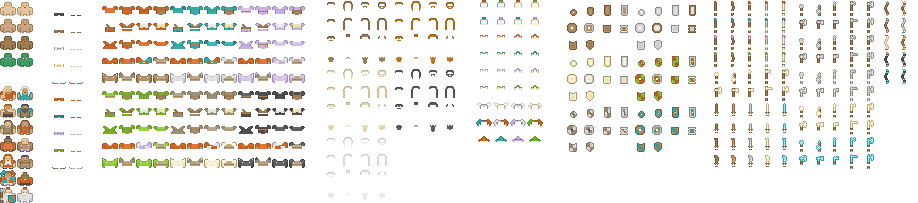
#> input picture examples/rpg_demo/assets/roguelikeChar_transparent.png, 918 x 203 px; its folder holds only this picture in this run
$ python isometric_cliff_mountain_prefab_builder.py --source ../examples/rpg_demo/assets/roguelikeChar_transparent.png --output-dir out
#> lines starting #> are read from the running program, lines starting #| are printed output that depends on the picture
#!/usr/bin/env python3
"""Build a reference-style prefab pack from the isometric cliff/mountain atlas."""

from __future__ import annotations

import argparse
import json
from pathlib import Path

from PIL import Image, ImageDraw


CHUNKS = [
    {
        "role": "level_0_wide_base_cliff",
        "category": "level_chunk",
        "box": (7, 569, 270, 756),
        "default_position": (88, 315),
        "height_level": 0,
        "walkable": True,
        "notes": "Wide green grey-rock base cliff from the isometric atlas.",
    },
    {
        "role": "level_1_right_plateau_cliff",
        "category": "level_chunk",
        "box": (276, 571, 450, 753),
        "default_position": (292, 238),
        "height_level": 1,
        "walkable": True,
        "notes": "Mid-height right plateau with matching mossy cliff support.",
    },
    {
        "role": "level_2_left_plateau_cliff",
        "category": "level_chunk",
        "box": (562, 571, 666, 756),
        "default_position": (226, 164),
        "height_level": 2,
        "walkable": True,
        "notes": "Narrow upper cliff pillar used as a supported level-2 landing.",
    },
    {
        "role": "level_3_castle_ready_plateau",
        "category": "castle_chunk",
        "box": (7, 0, 267, 196),
        "default_position": (310, 52),
        "height_level": 3,
        "walkable": True,
        "notes": "Highest wide castle-ready plateau; its cliff body is kept under the floor.",
    },
    {
        "role": "route_0_to_1_ramp_with_wall",
        "category": "route_chunk",
        "box": (951, 620, 1128, 756),
        "default_position": (178, 278),
        "height_level": 1,
        "from_level": 0,
        "to_level": 1,
        "walkable": True,
        "climbable": True,
        "notes": "Lower diagonal ramp chunk; the sprite includes wall height.",
    },
    {
        "role": "route_1_to_2_switchback_with_wall",
        "category": "route_chunk",
        "box": (1219, 147, 1379, 229),
        "default_position": (205, 208),
        "height_level": 2,
        "from_level": 1,
        "to_level": 2,
        "walkable": True,
        "climbable": True,
        "notes": "Switchback ramp chunk from the isometric atlas.",
    },
    {
        "role": "route_2_to_3_high_path_with_wall",
        "category": "route_chunk",
        "box": (1221, 32, 1340, 129),
        "default_position": (284, 124),
        "height_level": 3,
        "from_level": 2,
        "to_level": 3,
        "walkable": True,
        "climbable": True,
        "notes": "Upper grey cliff connector into the castle-height platform.",
    },
    {
        "role": "small_side_plateau",
        "category": "variation_chunk",
        "box": (1405, 896, 1524, 976),
        "default_position": (22, 393),
        "height_level": 0,
        "walkable": True,
        "notes": "Small side plateau for widening or alternate layouts.",
    },
    {
        "role": "small_round_column",
        "category": "variation_chunk",
        "box": (1306, 897, 1390, 976),
        "default_position": (475, 300),
        "height_level": 1,
        "walkable": True,
        "notes": "Small round cliff column for optional side levels.",
    },
]


PRESET_OFFSETS = {
    "reference": {},
    "wide": {
        "level_0_wide_base_cliff": (-50, 20),
        "small_side_plateau": (-35, 10),
        "level_1_right_plateau_cliff": (95, 18),
        "small_round_column": (80, 15),
        "level_2_left_plateau_cliff": (-35, -10),
        "route_0_to_1_ramp_with_wall": (20, 12),
        "route_1_to_2_switchback_with_wall": (-18, -4),
        "level_3_castle_ready_plateau": (24, -5),
    },
    "high_castle": {
        "level_2_left_plateau_cliff": (0, -30),
        "route_1_to_2_switchback_with_wall": (0, -18),
        "route_2_to_3_high_path_with_wall": (0, -54),
        "level_3_castle_ready_plateau": (0, -78),
    },
}


def parse_args() -> argparse.Namespace:
    parser = argparse.ArgumentParser(description="Build an isometric cliff mountain prefab pack.")
    parser.add_argument("--source", required=True, type=Path)
    parser.add_argument("--output-dir", required=True, type=Path)
    parser.add_argument("--name", default="isometric_cliff_green")
    return parser.parse_args()


def main() -> None:
    args = parse_args()
    args.output_dir.mkdir(parents=True, exist_ok=True)
    chunks_dir = args.output_dir / "prefab_chunks"
    chunks_dir.mkdir(exist_ok=True)
    for old in chunks_dir.glob("*.png"):
        old.unlink()

    source = Image.open(args.source).convert("RGBA")
#> source is the input picture: PIL image 918x203 RGBA; mean R, G, B, A 22.7, 21.2, 17, 36.6
    assets = []
    for spec in CHUNKS:
        sprite = crop_alpha(source, spec["box"])
        file_name = f"{args.name}_{spec['role']}.png"
        sprite.save(chunks_dir / file_name)
        x, y = spec["default_position"]
        asset = {
            "id": f"{args.name}_{spec['role']}",
            "role": spec["role"],
            "category": spec["category"],
            "file": f"prefab_chunks/{file_name}",
            "source_rect": {
                "x": spec["box"][0],
                "y": spec["box"][1],
                "width": spec["box"][2] - spec["box"][0],
                "height": spec["box"][3] - spec["box"][1],
            },
            "default_position": {"x": x, "y": y},
            "sprite_size": {"width": sprite.width, "height": sprite.height},
            "height_level": spec["height_level"],
            "from_level": spec.get("from_level"),
            "to_level": spec.get("to_level"),
            "walkable": spec.get("walkable", False),
            "climbable": spec.get("climbable", False),
            "visual_includes_wall": True,
            "notes": spec["notes"],
        }
        assets.append(asset)
#> this loop made 9 passes
#> (bbox in crop_alpha, x1 in crop_alpha, y1 in crop_alpha, x2 in crop_alpha, y2 in crop_alpha) on pass 4: ((0, 2, 260, 196), 0, 0, 260, 196)
#> after the loop, assets = 9 items

    write_chunk_manifest(args.output_dir / "prefab_chunk_manifest.json", args.name, assets)
    write_chunk_atlas(args.output_dir / "prefab_chunk_atlas.png", assets, args.output_dir)
#> in write_tiled_image, `rows = (len(assets) + cols - 1) // cols`: rows = 3
#> in write_tiled_image, `x = (index % cols) * cell_w`: x = 0
#> in write_tiled_image, `atlas.convert("RGBA" if transparent else "RGB").save(path)`:
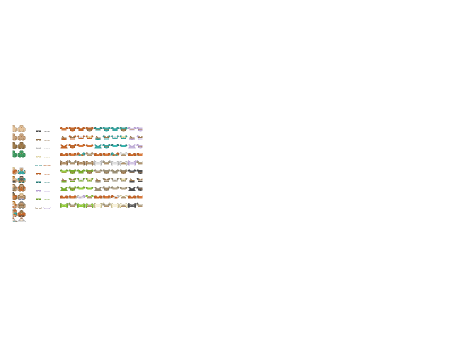
#> saved as prefab_chunk_atlas.png: PIL image 930x720 RGBA (shown at 1/2 size); mean R, G, B, A 2.7, 2.5, 1.8, 4.4; transparent parts drawn white
    write_chunk_atlas_preview(args.output_dir / "prefab_chunk_atlas_preview.png", assets, args.output_dir)
#> call 2 of write_tiled_image, with transparent = False, labels = True
#> in write_tiled_image (call 2), `atlas.convert("RGBA" if transparent else "RGB").save(path)`:
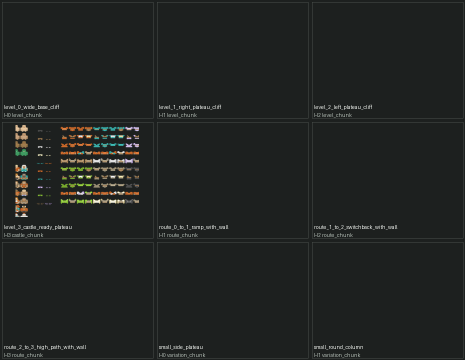
#> saved as prefab_chunk_atlas_preview.png: PIL image 930x720 RGB (shown at 1/2 size); mean R, G, B 32.8, 35.5, 33.9

    prefab = compose_prefab(args.output_dir, assets, "reference")
    prefab.save(args.output_dir / "prefab.png")
    write_preview(args.output_dir / "prefab_preview.png", prefab, "REFERENCE")
    manifest = build_prefab_manifest(args.name, prefab.size, assets)
    (args.output_dir / "prefab_manifest.json").write_text(json.dumps(manifest, indent=2), encoding="utf-8")
    write_path_debug(args.output_dir / "prefab_path_debug.png", prefab, manifest)

    previews_dir = args.output_dir / "layout_previews"
    previews_dir.mkdir(exist_ok=True)
    for preset in PRESET_OFFSETS:
        image = compose_prefab(args.output_dir, assets, preset)
        image.save(previews_dir / f"{preset}.png")
        write_preview(previews_dir / f"{preset}_preview.png", image, preset.upper())

    print(f"Wrote {args.output_dir / 'prefab_chunk_manifest.json'}")
    print(f"Wrote {args.output_dir / 'prefab_preview.png'}")


def crop_alpha(source: Image.Image, box: tuple[int, int, int, int]) -> Image.Image:
    crop = source.crop(box).convert("RGBA")
    bbox = crop.getchannel("A").getbbox()
    if bbox is None:
        return Image.new("RGBA", (1, 1), (0, 0, 0, 0))
    x1 = max(0, bbox[0] - 3)
    y1 = max(0, bbox[1] - 3)
    x2 = min(crop.width, bbox[2] + 3)
    y2 = min(crop.height, bbox[3] + 3)
    return crop.crop((x1, y1, x2, y2))


def compose_prefab(root: Path, assets: list[dict], preset: str) -> Image.Image:
#> called with preset = 'reference'
    offsets = PRESET_OFFSETS[preset]
    placements = []
    for asset in assets:
        role = asset["role"]
#> role = 'level_0_wide_base_cliff'
        if preset == "reference" and asset["category"] == "variation_chunk":
            continue
        pos = asset["default_position"]
#> pos = {'x': 88, 'y': 315}
        dx, dy = offsets.get(role, (0, 0))
#> dx = 0; dy = 0
        sprite = Image.open(root / asset["file"]).convert("RGBA")
        placements.append((asset, sprite, int(pos["x"] + dx), int(pos["y"] + dy)))

    min_x = min(x for _, _, x, _ in placements)
#> min_x = 88
    min_y = min(y for _, _, _, y in placements)
#> min_y = 52
    max_x = max(x + sprite.width for _, sprite, x, _ in placements)
#> max_x = 570
    max_y = max(y + sprite.height for _, sprite, _, y in placements)
#> max_y = 316
    pad = 28
    image = Image.new("RGBA", (max_x - min_x + pad * 2, max_y - min_y + pad * 2), (0, 0, 0, 0))
#> image: PIL image 538x320 RGBA; every value is 0
    for asset, sprite, x, y in sorted(placements, key=lambda item: sort_key(item[0])):
#> in sort_key, `category = asset["category"]`: category = 'level_chunk'
#> in sort_key, `cat = 8 if category == "castle_chunk" else 5 if category == "route_chu..`: cat = 0
        image.alpha_composite(sprite, (x - min_x + pad, y - min_y + pad))
#> this loop made 7 passes
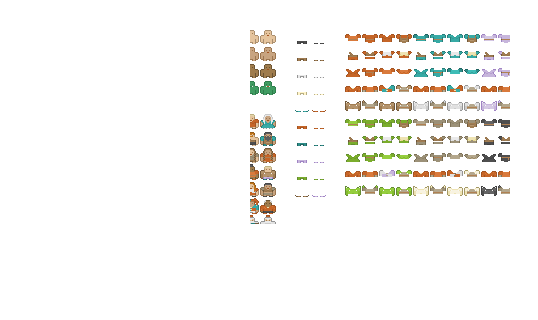
#> image: PIL image 538x320 RGBA; mean R, G, B, A 10.5, 9.6, 7.1, 17.2; transparent parts drawn white
    return image


def sort_key(asset: dict) -> tuple[int, int]:
    category = asset["category"]
    cat = 8 if category == "castle_chunk" else 5 if category == "route_chunk" else 1 if category == "variation_chunk" else 0
    return int(asset["height_level"]) * 10 + cat, int(asset.get("to_level") or -1)


def write_chunk_manifest(path: Path, name: str, assets: list[dict]) -> None:
    manifest = {
        "name": f"{name}_prefab_chunks",
        "kind": "reference_style_prefab_chunk_atlas",
        "source_style": "isometric_cliff_and_mountain_tileset_atlas",
        "atlas": "prefab_chunk_atlas.png",
        "preview": "prefab_chunk_atlas_preview.png",
        "contract": {
            "prefab_way": "Use independent isometric cliff/mountain chunks, not 17-piece autotile roles.",
            "level_order": "level_0_base -> level_1_right_plateau -> level_2_left_plateau -> level_3_castle_with_support.",
            "height_rule": "Each route chunk has from_level/to_level and includes visible cliff/wall height.",
            "composition": "Layouts can create different mountains because chunks come from separate source sprites.",
        },
        "assets": assets,
    }
    path.write_text(json.dumps(manifest, indent=2), encoding="utf-8")


def build_prefab_manifest(name: str, size: tuple[int, int], assets: list[dict]) -> dict:
    return {
        "name": name,
        "kind": "mountain_semantic_composite_prefab",
        "variant": "isometric_cliff_green",
        "source_pack": ".",
        "prefab_image": "prefab.png",
        "prefab_chunk_atlas": "prefab_chunk_atlas.png",
        "prefab_chunk_manifest": "prefab_chunk_manifest.json",
        "size": {"width": size[0], "height": size[1]},
        "height_model": {
            "height_step_px": 48,
            "z_index_step": 10,
            "rule": "Flat plateau chunks keep one height_level. Route chunks climb from_level to to_level and include cliff height.",
        },
        "levels": [
            {"id": "base", "index": 0, "height": 0, "height_level": 0, "elevation_px": 0, "walkable_region": "level_0_entry"},
            {"id": "right_plateau", "index": 1, "height": 1, "height_level": 1, "elevation_px": 48, "walkable_region": "level_1_right_plateau"},
            {"id": "left_plateau", "index": 2, "height": 2, "height_level": 2, "elevation_px": 96, "walkable_region": "level_2_left_plateau"},
            {"id": "castle_plateau", "index": 3, "height": 3, "height_level": 3, "elevation_px": 144, "walkable_region": "level_3_castle_plateau"},
        ],
        "walkable_regions": [
            {"id": "level_0_entry", "level": 0, "height_level": 0, "elevation_px": 0, "kind": "terrace", "points": points([(70, 378), (190, 330), (310, 378), (188, 430)])},
            {"id": "level_1_right_plateau", "level": 1, "height_level": 1, "elevation_px": 48, "kind": "terrace", "points": points([(348, 292), (458, 254), (548, 300), (438, 344)])},
            {"id": "level_2_left_plateau", "level": 2, "height_level": 2, "elevation_px": 96, "kind": "terrace", "points": points([(216, 204), (304, 172), (376, 213), (291, 248)])},
            {"id": "level_3_castle_plateau", "level": 3, "height_level": 3, "elevation_px": 144, "kind": "castle_plateau", "points": points([(356, 96), (465, 58), (564, 104), (456, 148)])},
        ],
        "route_edges": [
            {"from": "base", "to": "right_plateau", "route_region": "ramp_base_to_right", "role": "route_0_to_1_ramp_with_wall", "climbable": True, "from_level": 0, "to_level": 1, "from_elevation_px": 0, "to_elevation_px": 48, "points": points([(248, 360), (332, 332), (420, 298)])},
            {"from": "right_plateau", "to": "left_plateau", "route_region": "ramp_right_to_left", "role": "route_1_to_2_switchback_with_wall", "climbable": True, "from_level": 1, "to_level": 2, "from_elevation_px": 48, "to_elevation_px": 96, "points": points([(420, 298), (356, 248), (292, 212)])},
            {"from": "left_plateau", "to": "castle_plateau", "route_region": "ramp_left_to_castle", "role": "route_2_to_3_high_path_with_wall", "climbable": True, "from_level": 2, "to_level": 3, "from_elevation_px": 96, "to_elevation_px": 144, "points": points([(292, 212), (352, 160), (456, 106)])},
        ],
        "route_regions": [
            {"id": "ramp_base_to_right", "from": "base", "to": "right_plateau", "from_level": 0, "to_level": 1, "from_elevation_px": 0, "to_elevation_px": 48, "role": "route_0_to_1_ramp_with_wall", "kind": "height_ramp_tile", "climbable": True, "walkable": True, "visual_includes_wall": True, "points": points([(234, 342), (322, 300), (430, 282), (450, 315), (336, 360), (246, 386)])},
            {"id": "ramp_right_to_left", "from": "right_plateau", "to": "left_plateau", "from_level": 1, "to_level": 2, "from_elevation_px": 48, "to_elevation_px": 96, "role": "route_1_to_2_switchback_with_wall", "kind": "height_ramp_tile", "climbable": True, "walkable": True, "visual_includes_wall": True, "points": points([(294, 218), (365, 220), (432, 270), (414, 310), (330, 264), (282, 238)])},
            {"id": "ramp_left_to_castle", "from": "left_plateau", "to": "castle_plateau", "from_level": 2, "to_level": 3, "from_elevation_px": 96, "to_elevation_px": 144, "role": "route_2_to_3_high_path_with_wall", "kind": "height_ramp_tile", "climbable": True, "walkable": True, "visual_includes_wall": True, "points": points([(320, 150), (396, 108), (480, 104), (498, 132), (420, 174), (340, 188)])},
        ],
        "anchors": {
            "player_spawn": {"x": 185, "y": 382, "level": 0, "height_level": 0, "elevation_px": 0, "kind": "route_start"},
            "castle_anchor": {"x": 456, "y": 96, "width": 128, "height": 80, "level": 3, "height_level": 3, "elevation_px": 144, "pivot": "bottom_center", "z_index": 30},
            "plateau_exit": {"x": 456, "y": 106, "level": 3, "height_level": 3, "elevation_px": 144, "kind": "route_end"},
        },
        "placements": [
            {
                "role": asset["role"],
                "asset_id": asset["id"],
                "file": asset["file"],
                "position": asset["default_position"],
                "scale": 1.0,
                "z_index": sort_key(asset)[0],
                "height_level": asset["height_level"],
                "from_level": asset.get("from_level"),
                "to_level": asset.get("to_level"),
                "walkable": asset["walkable"],
                "climbable": asset["climbable"],
                "visual_includes_wall": asset["visual_includes_wall"],
            }
            for asset in assets
            if asset["category"] != "variation_chunk"
        ],
        "notes": [
            "Generated from Art/TileSets/isometric Cliff and Mountain Tileset Atlas.png.",
            "The atlas contains independent source sprites, so prefab variations are not recolored copies of one complete mountain.",
        ],
    }


def points(raw: list[tuple[int, int]]) -> list[dict]:
    return [{"x": x, "y": y} for x, y in raw]


def write_chunk_atlas(path: Path, assets: list[dict], root: Path) -> None:
    write_tiled_image(path, assets, root, transparent=True, labels=False)


def write_chunk_atlas_preview(path: Path, assets: list[dict], root: Path) -> None:
    write_tiled_image(path, assets, root, transparent=False, labels=True)


def write_tiled_image(path: Path, assets: list[dict], root: Path, transparent: bool, labels: bool) -> None:
    cell_w = 310
    cell_h = 240
    cols = 3
    rows = (len(assets) + cols - 1) // cols
    bg = (0, 0, 0, 0) if transparent else (29, 32, 31, 255)
    atlas = Image.new("RGBA", (cols * cell_w, rows * cell_h), bg)
    draw = ImageDraw.Draw(atlas)
    for index, asset in enumerate(assets):
        sprite = Image.open(root / asset["file"]).convert("RGBA")
        thumb = sprite.copy()
        thumb.thumbnail((cell_w - 18, cell_h - (54 if labels else 18)), Image.Resampling.LANCZOS)
        x = (index % cols) * cell_w
        y = (index // cols) * cell_h
        atlas.alpha_composite(thumb, (x + (cell_w - thumb.width) // 2, y + 8))
        if labels:
            draw.rectangle((x + 4, y + 4, x + cell_w - 4, y + cell_h - 4), outline=(73, 78, 75, 255))
            draw.text((x + 8, y + cell_h - 32), asset["role"][:40], fill=(238, 241, 237, 255))
            draw.text((x + 8, y + cell_h - 16), f"H{asset['height_level']} {asset['category']}", fill=(177, 187, 179, 255))
    atlas.convert("RGBA" if transparent else "RGB").save(path)


def write_preview(path: Path, image: Image.Image, title: str) -> None:
#> called with title = 'REFERENCE'
    margin = 28
    preview = Image.new("RGBA", (image.width + margin * 2, image.height + margin * 2), (20, 35, 45, 255))
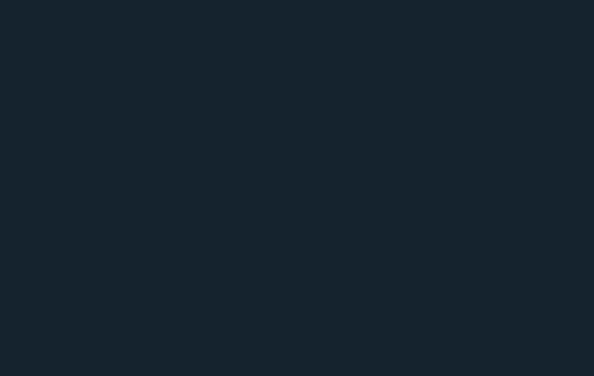
#> preview: PIL image 594x376 RGBA; mean R, G, B, A 20, 35, 45, 255
    preview.alpha_composite(image, (margin, margin))
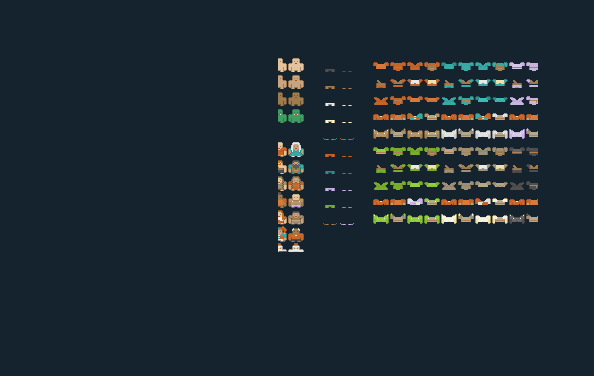
#> preview: PIL image 594x376 RGBA; mean R, G, B, A 27.1, 40.6, 48.1, 255
    ImageDraw.Draw(preview).text((14, 10), f"ISOMETRIC CLIFF MOUNTAIN PREFAB - {title}", fill=(230, 236, 230, 255))
    preview.convert("RGB").save(path)
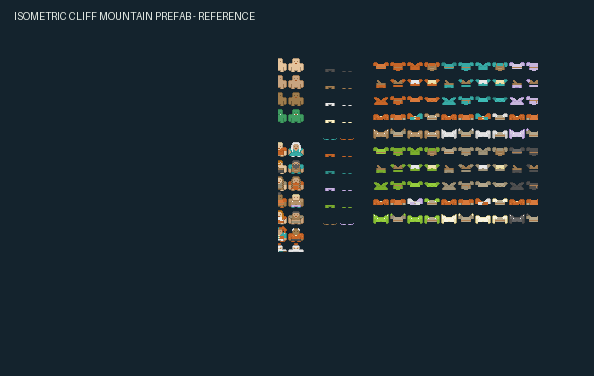
#> saved as prefab_preview.png: PIL image 594x376 RGB; mean R, G, B 27.6, 41.1, 48.6
#> in main, `manifest = build_prefab_manifest(args.name, prefab.size, assets)`: manifest = 16 items


def write_path_debug(path: Path, image: Image.Image, manifest: dict) -> None:
    debug = image.copy()
    draw = ImageDraw.Draw(debug, "RGBA")
    for region in manifest["walkable_regions"]:
        poly = [(p["x"], p["y"]) for p in region["points"]]
        draw.polygon(poly, fill=(80, 220, 120, 48), outline=(230, 255, 170, 220))
        cx = sum(x for x, _ in poly) / len(poly)
        cy = sum(y for _, y in poly) / len(poly)
        draw.text((cx - 10, cy - 8), f"L{region['level']}", fill=(255, 255, 255, 255))
#> this loop made 4 passes
#> (poly, cx, cy) on passes 1 to 4: ([(70, 378), (190, 330), (310, 378), (188, 430)], 189.5, 379), ([(348, 292), (458, 254), (548, 300), (438, 344)], 448, 297.5), ([(216, 204), (304, 172), (376, 213), (291, 248)], 296.8, 209.2), ([(356, 96), (465, 58), (564, 104), (456, 148)], 460.2, 101.5)
    for region in manifest["route_regions"]:
        poly = [(p["x"], p["y"]) for p in region["points"]]
        draw.polygon(poly, fill=(255, 215, 40, 65), outline=(60, 40, 10, 255))
        draw.text((poly[0][0], poly[0][1]), f"H{region['from_level']}->{region['to_level']}", fill=(255, 255, 255, 255))
#> this loop made 3 passes
    for edge in manifest["route_edges"]:
        pts = [(p["x"], p["y"]) for p in edge["points"]]
        draw.line(pts, fill=(255, 245, 95, 255), width=5)
        draw.line(pts, fill=(72, 48, 18, 255), width=2)
#> this loop made 3 passes
#> pts on passes 1 to 3: [(248, 360), (332, 332), (420, 298)], [(420, 298), (356, 248), (292, 212)], [(292, 212), (352, 160), (456, 106)]
    debug.save(path)
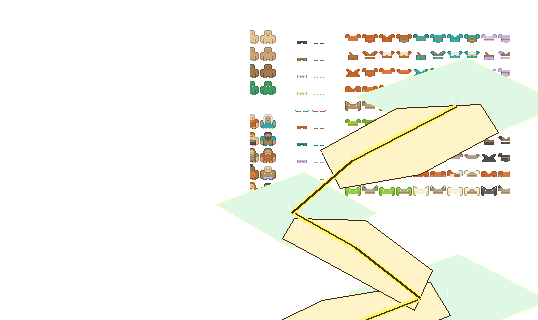
#> saved as prefab_path_debug.png: PIL image 538x320 RGBA; mean R, G, B, A 41.7, 49.5, 20.4, 26; transparent parts drawn white


if __name__ == "__main__":
    main()
#> the loop in compose_prefab (call 2), `for asset, sprite, x, y in sorted(placements, key=lambda item: sort_ke..` made 7 passes
